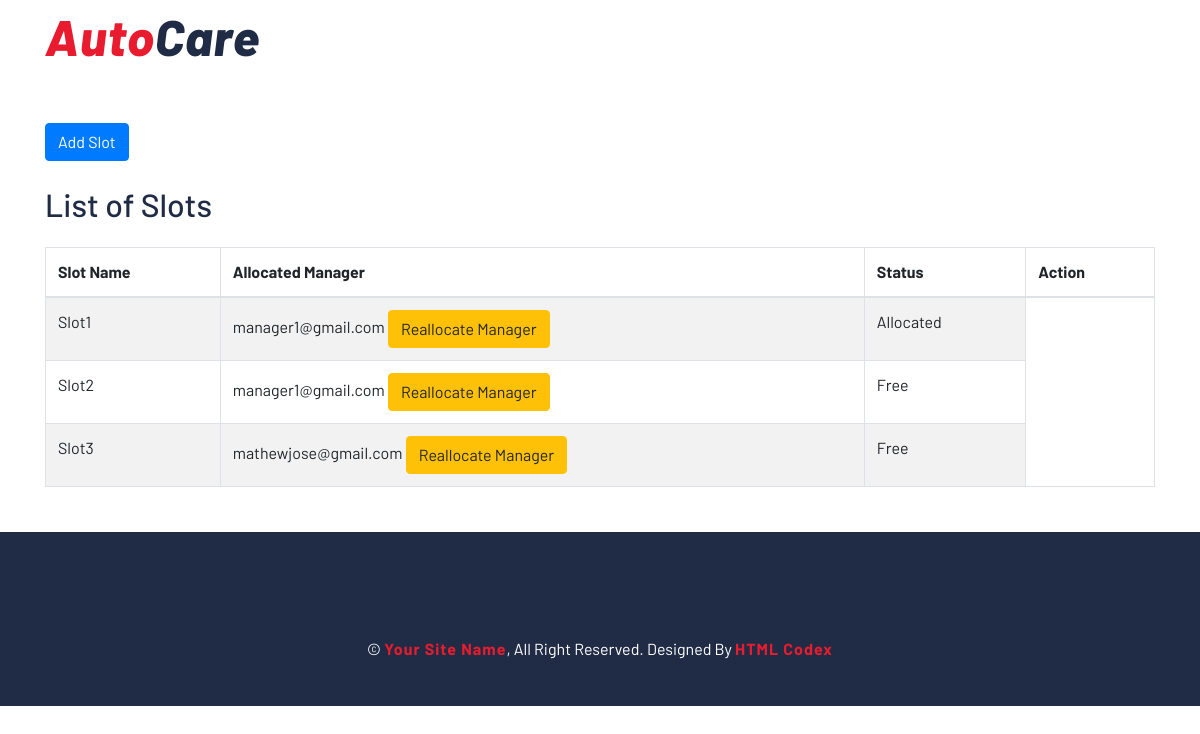
Screenshot of /cst_admin/slots/ (signed in) with the database file from the repository.
### autocareweb/models.py (models this page shows, shortened)
class Slot(models.Model):
    slotname = models.CharField(max_length=100)
    mechanic = models.ForeignKey(CustomUser, limit_choices_to={'role': 'mechanic'}, on_delete=models.SET_NULL, null=True, blank=True)
    status = models.CharField(max_length=10, choices=SlotStatus.choices, default=SlotStatus.FREE)
    slug = models.SlugField(unique=True, blank=True)

class AllocatedManager(models.Model):
    manager = models.ForeignKey(
        CustomUser,
        limit_choices_to={'role': UserRole.SERVICE_MANAGER},
        on_delete=models.CASCADE
    )
    slot = models.ForeignKey(
        Slot,
        on_delete=models.CASCADE
    )

class CustomUser(AbstractBaseUser, PermissionsMixin):
    email = models.EmailField(unique=True)
    role = models.CharField(max_length=20, choices=UserRole.choices, default=UserRole.CUSTOMER)
    is_active = models.BooleanField(default=True)
    is_staff = models.BooleanField(default=False)
    objects = CustomUserManager()
    USERNAME_FIELD = 'email'
    REQUIRED_FIELDS = []
    def __str__(self):
        return self.email

### autocareweb/views.py (the view)
def slot_list(request):
    slots = Slot.objects.all()
    form = ManagerAllocationForm()
    context = {
        'slots': slots,
        'form': form
    }
    return render(request, 'admin/slot_list.html', context)

### templates/admin/slot_list.html (shortened to what this page needs)
{% extends 'partials/baseadmin.html' %}
{%block content%}
    {% load static %}
    <div class="container mt-5">
        <div class="d-flex justify-content-between align-items-center mb-4">
            <a href="{% url 'addslot' %}" class="btn btn-primary">Add Slot</a>
        </div>
        <h2 class="mb-4">List of Slots</h2>
        <table id="slotsTable" class="table table-striped table-bordered">
            <thead>
                <tr>
                    <th>Slot Name</th>
                    <th>Allocated Manager</th>
                    <th>Status</th>
                    <th>Action</th>
                </tr>
            </thead>
            <tbody>
                {% for slot in slots %}
                <tr>
                    <td>{{ slot.slotname }}</td>
                    <td>
                        {% if slot.allocatedmanager_set.first %}
                            {{ slot.allocatedmanager_set.first.manager.email }}
                            <button class="btn btn-warning" data-toggle="modal" data-target="#reallocateModal{{ slot.slug }}">Reallocate Manager</button>
                        {% else %}
                            No manager allocated
                            <button class="btn btn-primary" data-toggle="modal" data-target="#allocateModal{{ slot.slug }}">Add Manager</button>
                        {% endif %}
                    </td>
                    <td>{{ slot.get_status_display }}</td>
                </tr>
                {% empty %}
                <tr>
                    <td colspan="4" class="text-center">No slots available.</td>
                </tr>
                {% endfor %}
            </tbody>
        </table>
    </div>
    <link rel="stylesheet" href="https://cdn.datatables.net/1.12.1/css/jquery.dataTables.min.css">
{%endblock%}

### static/css/style.css (style rules this page uses)
body { color: #444444; font-weight: 400; background: #ffffff; font-family: 'Barlow', sans-serif; }
h1, h2, h3, h4, h5, h6 { color: #202C45; }
a { color: #202C45; transition: .3s; }

### rows the page displays
Slot: slotname "Slot1", allocatedmanager_set.first.manager.email "manager1@gmail.com", status "Allocated"
Slot: slotname "Slot2", allocatedmanager_set.first.manager.email "manager1@gmail.com", status "Free"
Slot: slotname "Slot3", allocatedmanager_set.first.manager.email "mathewjose@gmail.com", status "Free"
